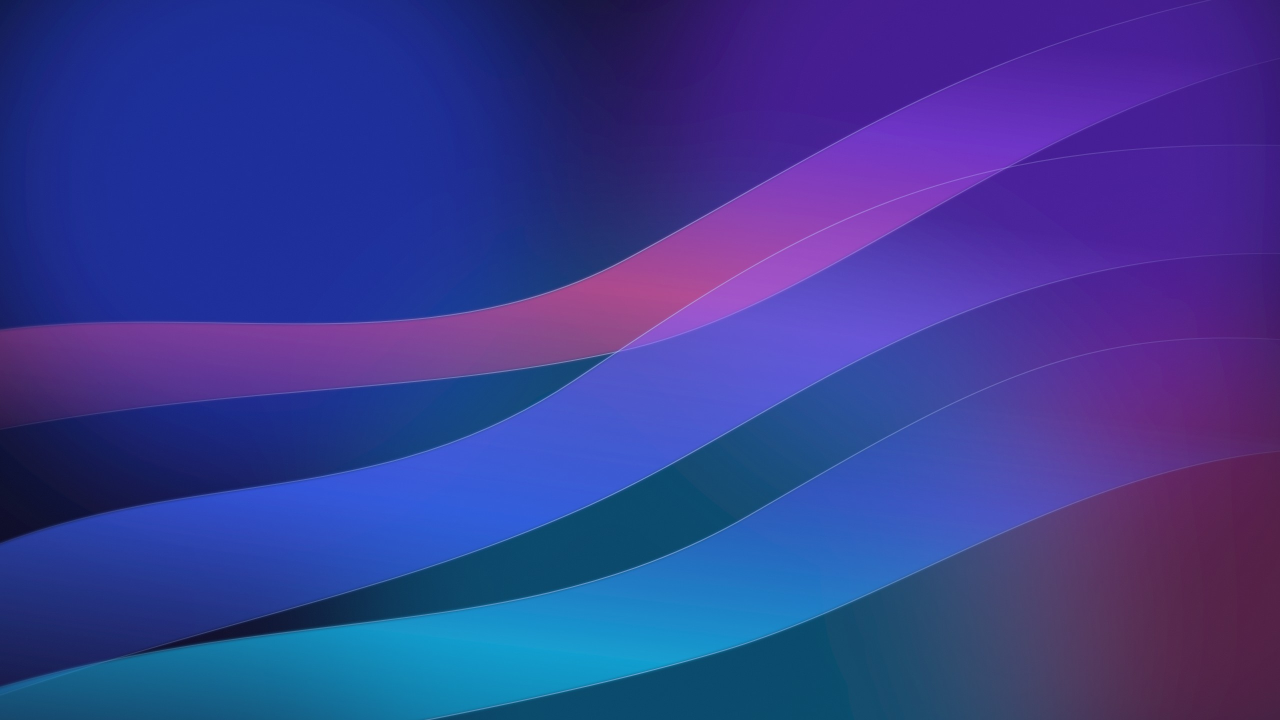
#> input picture system_files/usr/share/wallpapers/Drift/contents/images_dark/2560x1440.jpg, 2560 x 1440 px (shown at 1/2 size)
$ python render-boot-background.py
#> lines starting #> are read from the running program, lines starting #| are printed output that depends on the picture
#!/usr/bin/env python3
"""Plymouth background for the `lucent` boot splash: Drift night as the login
screen shows it (blurred and dimmed, system_files/usr/share/sddm/themes/
lucent/Main.qml), so boot hands over to the login screen without a jump.

Blurred artwork has no detail to lose, so it ships small (640x360, a few
tens of KB in the initramfs) and two-step scales it to the screen once
(ScaleBackgroundImage=true in lucent.plymouth). Also prints the top and
bottom averages that lucent.plymouth uses as its fallback gradient.
Needs Pillow and numpy. Run: python3 design/render-boot-background.py
"""
from pathlib import Path

import numpy as np
from PIL import Image, ImageFilter

ROOT = Path(__file__).resolve().parents[1]
SOURCE = ROOT / "system_files/usr/share/wallpapers/Drift/contents/images_dark/2560x1440.jpg"
OUT = ROOT / "system_files/usr/share/plymouth/themes/lucent/background.png"
BLUR = 0.9 * 64                     # Main.qml: MultiEffect blurMax 64, blur 0.9
SCRIM, SCRIM_OPACITY = (0x0e, 0x10, 0x20), 0.45   # Main.qml: the Drift-night veil over it
SIZE = (640, 360)


def main() -> None:
    blurred = Image.open(SOURCE).convert("RGB").filter(ImageFilter.GaussianBlur(BLUR))
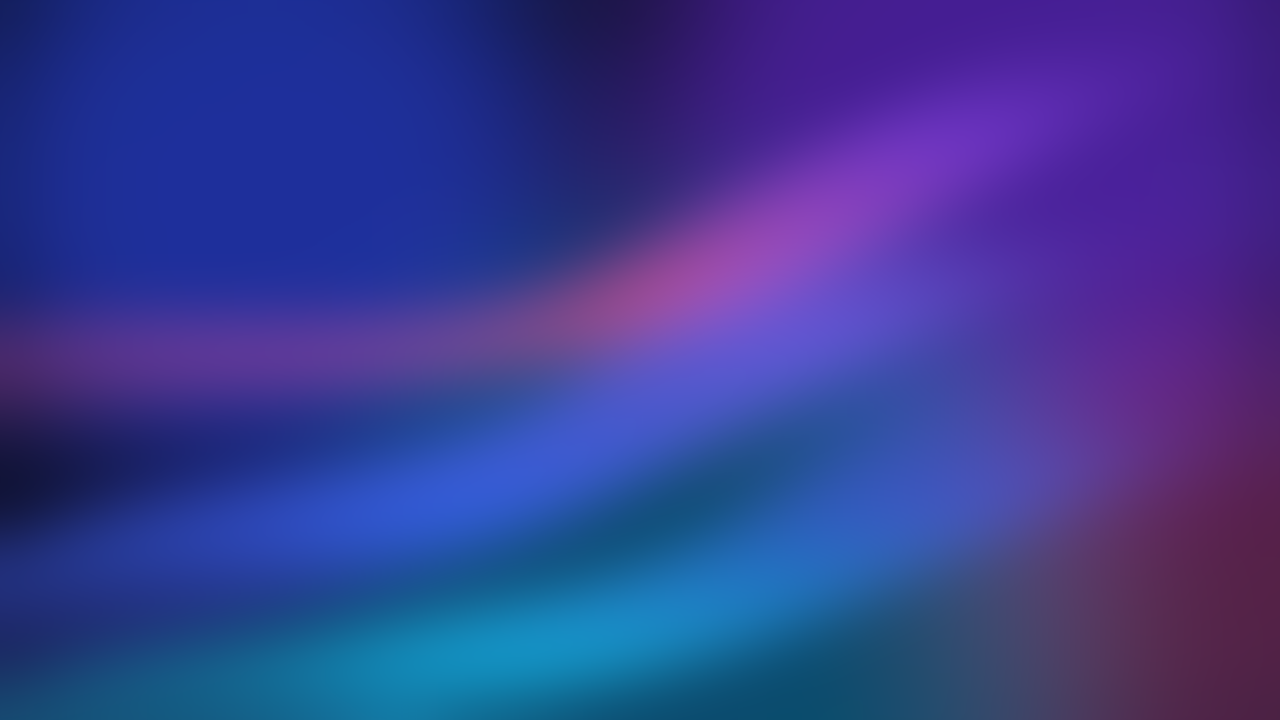
#> blurred: PIL image 2560x1440 RGB (shown at 1/2 size); mean R, G, B 56.2, 59.8, 145.5
    a = np.asarray(blurred).astype(np.float32) * (1 - SCRIM_OPACITY) + np.array(SCRIM) * SCRIM_OPACITY
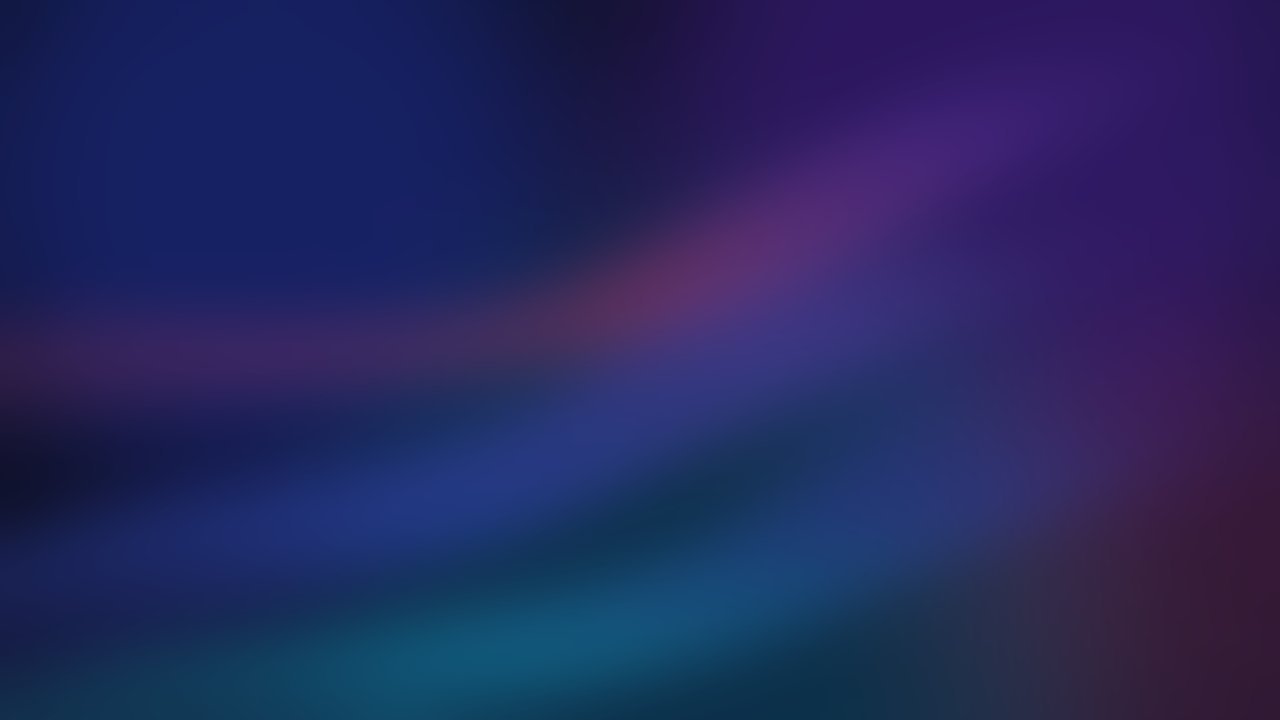
#> a: shape (1440, 2560, 3) float64 (shown at 1/2 size); mean R, G, B 37.2, 40.1, 94.4
    small = Image.fromarray(np.clip(a + 0.5, 0, 255).astype(np.uint8)).resize(SIZE, Image.Resampling.LANCZOS)
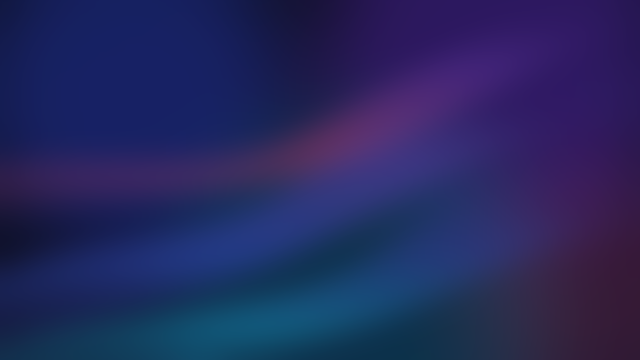
#> small: PIL image 640x360 RGB; mean R, G, B 37.3, 40.1, 94.5
    small.save(OUT, optimize=True)
    px = np.asarray(small).astype(float)
    band = SIZE[1] * 15 // 100
    top, bottom = (px[:band].reshape(-1, 3).mean(0), px[-band:].reshape(-1, 3).mean(0))
#> top = [32.97, 26.98, 89.53]; bottom = [25.75, 54.22, 85.36]
#> (the run stopped early here; a loop or call above may not have finished)
